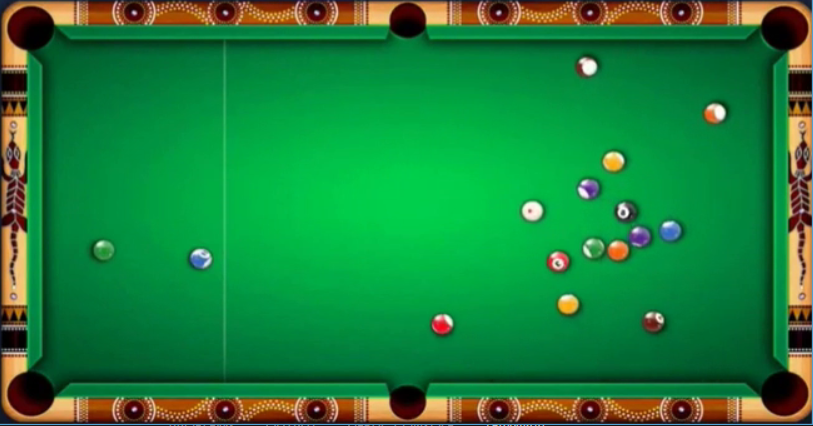
#> input picture python/computer-vision-midterm/holes.png, 813 x 426 px
$ python pool_game_parcial.py
#> lines starting #> are read from the running program, lines starting #| are printed output that depends on the picture; after the words box and inside, x2 and y2 are one past the last pixel; in counts of white or black regions, pixels touching at a corner belong together; pictures that were not available may be replaced by others from this repository, and a replacement may not be noted
# Built-in imports
import sys
import math

# External imports
import cv2 as cv
import numpy as np

# My own imports
import image_segmentation as imgs

class PoolGame:
    """
    This is a python class that allows to result the Midterm of the
    EIA University's Computer vision class, this class has methods that
    allows to analyze a pool game, segmentating the holes in the table
    and the white ball of the game.
    """
    def __init__(self):
        self.video = cv.VideoCapture(self.get_video_path("billar.mp4"))
        self.get_images()
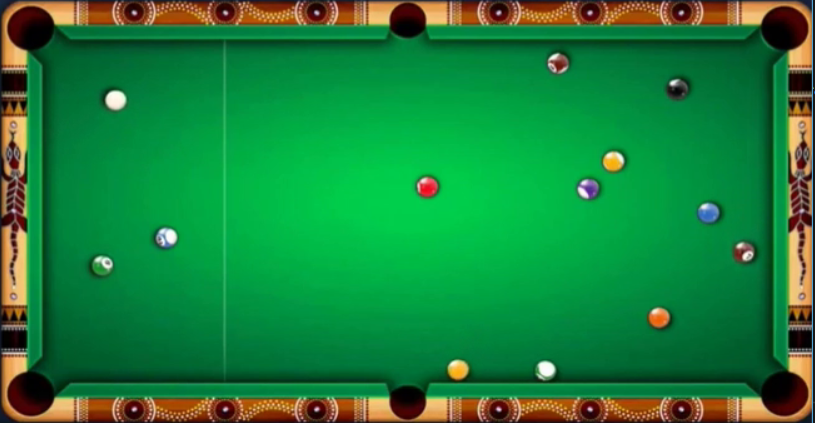
#> input picture python/computer-vision-midterm/balls.png, 815 x 423 px

    def get_video_path(self, video_name):
        video_relative_path = video_name
        return video_relative_path

    def get_images(self):
        self.images = list()
        self.images.append(cv.imread("holes.png",1))
        self.images.append(cv.imread("balls.png",1))

    # [25 lines left out: functions watch_video, get_umbral_values_holes_segmentation, not called in this run]

    def holes_segmentation(self, img):
        gray_image = cv.cvtColor(img, cv.COLOR_BGR2GRAY)
        _,binary_image = cv.threshold(gray_image, 27, 255, cv.THRESH_BINARY_INV)

        erode_kernel = cv.getStructuringElement(cv.MORPH_ELLIPSE , (20,20))
        dilate_kernel = cv.getStructuringElement(cv.MORPH_ELLIPSE, (20,20))

        # erode filter - to erode an image
        erode_image = cv.erode(binary_image, erode_kernel, iterations=1)

        # dilate filter - to dilate an image
        dilate_image = cv.dilate(erode_image, dilate_kernel, iterations=1)

        # Find the contours of the image
        contours, hier = cv.findContours(
            dilate_image.copy(),
            cv.RETR_EXTERNAL,
            cv.CHAIN_APPROX_NONE
        )

        return contours

    # [9 lines left out: function get_umbral_values_balls_segmentation, not called in this run]

    def ball_segmentation(self, img):
        hsv_image = cv.cvtColor(img, cv.COLOR_BGR2HSV)

        # Umbral's values for the segmentation of the objects
        LOWER_VALUES = np.array([0, 0, 136])
        UPPER_VALUES = np.array([69, 53, 255])

        binary_image = cv.inRange(hsv_image, LOWER_VALUES, UPPER_VALUES)

        erode_kernel = cv.getStructuringElement(cv.MORPH_ELLIPSE , (6,6))
        dilate_kernel = cv.getStructuringElement(cv.MORPH_ELLIPSE, (16,16))

        # medianBlur filter - to smooth out an image
        blur_image = cv.medianBlur(binary_image, 17)

        # erode filter - to erode an image
        erode_image = cv.erode(blur_image, erode_kernel, iterations=1)

        # dilate filter - to dilate an image
        dilate_image = cv.dilate(erode_image, dilate_kernel, iterations=1)

        # Find the contours of the image
        contours, hier = cv.findContours(
            dilate_image.copy(),
            cv.RETR_EXTERNAL,
            cv.CHAIN_APPROX_NONE
        )

        return contours

    # [20 lines left out: function hole_number_validation, not called in this run]

    def pool_game(self):
        """
        This is a method that uses the functionalities of the methods above
        in order to analyze the 'billar.mp4' video, this method gets the holes
        of the table an their locations, it also gets the position of the
        white ball in every time and with all this information this method
        tells the user when exactly this ball has been inserted in which one
        of the holes of the table.
        """
        ball_center = (0,0)
        holes_centers = list()
        while(self.video.isOpened()):
            ret, frame = self.video.read()
            if (ret == False):
                print("There is no image, the video is stoped")
                break
            holes_contours = self.holes_segmentation(frame)
            ball_contours = self.ball_segmentation(frame)

            # Draw the comtours in the image
            contour_image = np.zeros((frame.shape[0], frame.shape[1], 3), np.uint8)

            # Analysis of the contours of the table's holes
            for cnt in holes_contours:
                area = cv.contourArea(cnt)
                ratio = int(math.sqrt(area/math.pi))
                if (area > 0):
                    M = cv.moments(cnt)
                    cx = int(M["m10"]/M["m00"])
                    cy = int(M["m01"]/M["m00"])
                    cv.circle(contour_image, (cx,cy), ratio, (0,0,255), 2)
                    cv.circle(contour_image, (cx,cy), 1, (0,255,0), 2)

                    holes_centers.append([cx,cy])

            # Analysis of the contour of the white ball
            for cnt in ball_contours:
                area = cv.contourArea(cnt)
                ratio = int(math.sqrt(area/math.pi))
                if (area > 0):
                    M = cv.moments(cnt)
                    cx = int(M["m10"]/M["m00"])
                    cy = int(M["m01"]/M["m00"])
                    cv.circle(contour_image, (cx,cy), ratio, (0,255,0), 2)
                    cv.circle(contour_image, (cx,cy), 1, (255,0,0), 2)

                    ball_center = [cx,cy]

            for center in holes_centers:
                x_condition = (ball_center[0] > (center[0] - 3)) and (ball_center[0] < (center[0] + 3))
                y_condition = (ball_center[1] > (center[1] - 3)) and (ball_center[1] < (center[1] + 3))
                if (x_condition and y_condition):
                    print(f"Error - the white ball has been inserted in the hole {self.hole_number_validation(center)}")
                    ball_center = [0,0]


            cv.imshow("Frame", contour_image)
            if (cv.waitKey(1) & 0xFF == ord('q')):
                break

        self.video.release()
        cv.destroyAllWindows()


def main():
    """COMPUTER VISION - EIA UNIVERSITY
    Midterm of the EIA University's computer vision class.
    Run this scripts in order to see Elkin Javier Guerra
    Galeano's solucion of this test.
    """

    # This is the main function of the whole script, just running this
    # single command the application is gonna work.
    pool_game = PoolGame().pool_game()
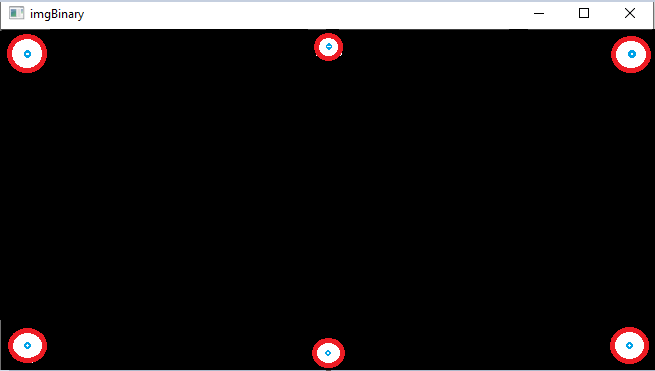
#> input picture python/computer-vision-midterm/1_ContornosAgujeros.PNG, 655 x 371 px, given in place of billar.mp4, which was not available
#> in pool_game, frame is the input picture: shape (371, 655, 3); mean B, G, R 23.8, 23.5, 25.8
#> in holes_segmentation, `_,binary_image = cv.threshold(gray_image, 27, 255, cv.THRESH_BINARY_INV)`:
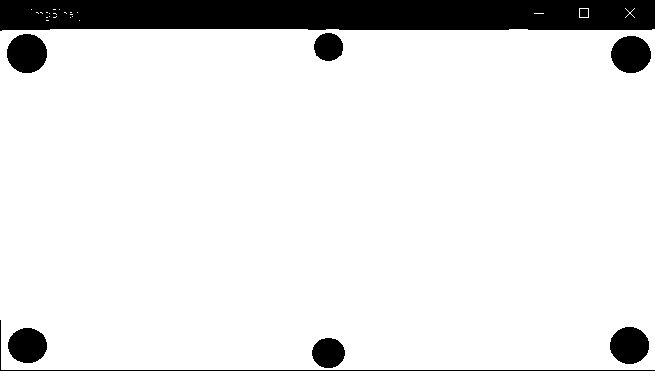
#> binary_image: shape (371, 655); 89.3% white; 9 black regions, largest, box (x1, y1, x2, y2) and area: (0, 0, 655, 31) 19189, (7, 34, 47, 73) 1232, (611, 36, 651, 73) 1161
#> in holes_segmentation, `erode_image = cv.erode(binary_image, erode_kernel, iterations=1)`: erode_image: shape (371, 655); 82% white; 2 black regions, box (x1, y1, x2, y2) and area: (0, 0, 655, 83) 31349, (0, 311, 655, 371) 12354
#> in holes_segmentation, `dilate_image = cv.dilate(erode_image, dilate_kernel, iterations=1)`:
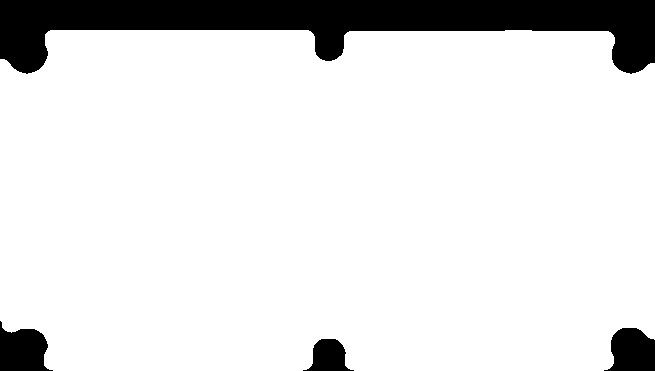
#> dilate_image: shape (371, 655); 88.2% white; 4 black regions
#> in holes_segmentation, `contours, hier = cv.findContours( dilate_image.copy(), cv.RETR_EXTERNA..`: contours = 1 contour; box (x1, y1, x2, y2) and area: (0, 30, 655, 371) 213299
#> in pool_game, `holes_contours = self.holes_segmentation(frame)`: holes_contours has the same summary as contours in holes_segmentation
#> in ball_segmentation, `hsv_image = cv.cvtColor(img, cv.COLOR_BGR2HSV)`: hsv_image: shape (371, 655, 3); mean H, S, V 3.2, 3.4, 26.3
#> in ball_segmentation, `binary_image = cv.inRange(hsv_image, LOWER_VALUES, UPPER_VALUES)`: binary_image: shape (371, 655); 8.3% white; 23 white regions (13 under 20 px), largest, box (x1, y1, x2, y2) and area: (1, 2, 653, 29) 16956, (12, 39, 42, 68) 641, (616, 41, 646, 68) 586
#> in ball_segmentation, `blur_image = cv.medianBlur(binary_image, 17)`: blur_image: shape (371, 655); 8.1% white; 7 white regions, largest, box (x1, y1, x2, y2) and area: (1, 2, 655, 29) 17417, (13, 40, 41, 67) 573, (617, 42, 645, 67) 519
#> in ball_segmentation, `erode_image = cv.erode(blur_image, erode_kernel, iterations=1)`: erode_image: shape (371, 655); 6.4% white; 7 white regions, largest, box (x1, y1, x2, y2) and area: (5, 5, 655, 27) 14106, (16, 43, 39, 65) 358, (620, 45, 643, 65) 314
#> in ball_segmentation, `dilate_image = cv.dilate(erode_image, dilate_kernel, iterations=1)`:
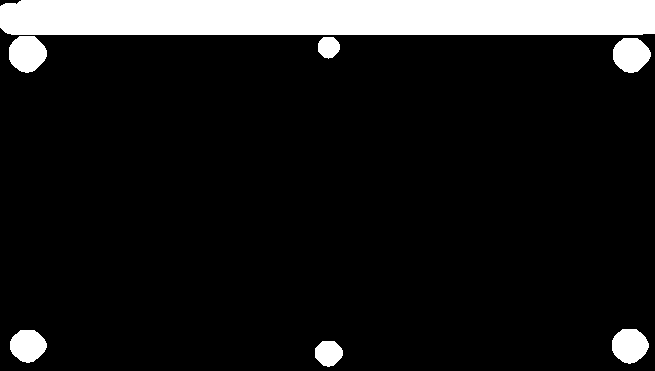
#> dilate_image: shape (371, 655); 11.4% white; 7 white regions
#> in ball_segmentation, `contours, hier = cv.findContours( dilate_image.copy(), cv.RETR_EXTERNA..`: contours = 7 contours; box (x1, y1, x2, y2) and area: (0, 0, 655, 35) 22130, (9, 36, 47, 73) 1030, (613, 38, 651, 73) 960, (612, 329, 649, 364) 934, (10, 330, 47, 363) 870, (315, 341, 343, 367) 520, (318, 37, 340, 59) 345
#> in pool_game, `ball_contours = self.ball_segmentation(frame)`: ball_contours has the same summary as contours in ball_segmentation
#> the loop in pool_game, `for cnt in holes_contours:` made 1 pass
#> (area, ratio, cx, cy) on pass 1: (213299, 260, 327, 199)
#> after the loop in pool_game, `for cnt in holes_contours:`:
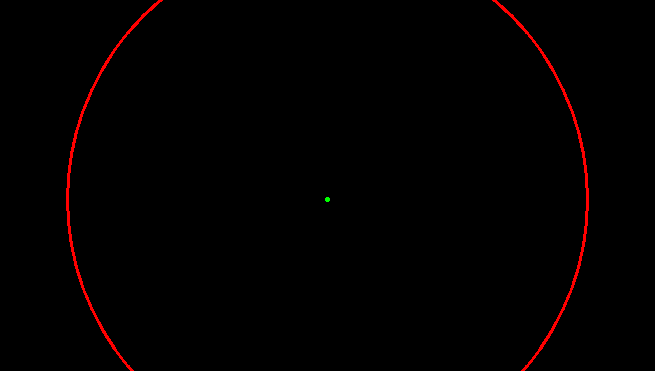
#> contour_image: shape (371, 655, 3); mean of channels 0, 1, 2 0, 0, 2.6; drawn as B, G, R
#> after the loop in pool_game, `for cnt in holes_contours:`: holes_centers = [[327, 199]]
#> the loop in pool_game, `for cnt in ball_contours:` made 7 passes
#> (area, ratio, cx, cy) on passes 1 to 7: (520, 12, 328, 352), (870, 16, 27, 345), (934, 17, 629, 345), (960, 17, 630, 54), (345, 10, 328, 46), (1030, 18, 26, 53), (22130, 83, 328, 17)
#> after the loop in pool_game, `for cnt in ball_contours:`:
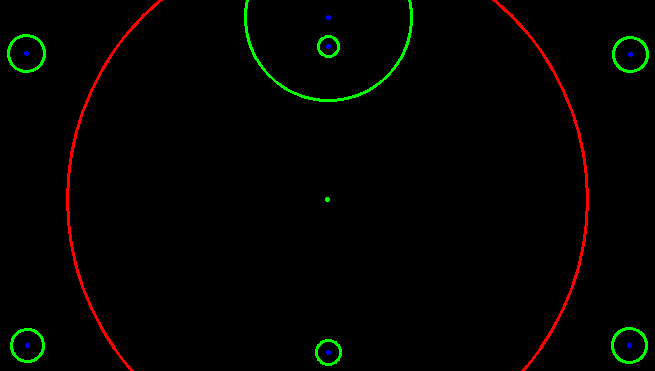
#> contour_image: shape (371, 655, 3); 1.14% of pixels changed, all inside (x1, y1, x2, y2) = (7, 0, 649, 366); drawn as B, G, R
#> the loop in pool_game, `for center in holes_centers:` made 1 pass
#> (key q is pressed here)
if __name__ == "__main__":
    sys.exit(main())
#> (the program exits here)
